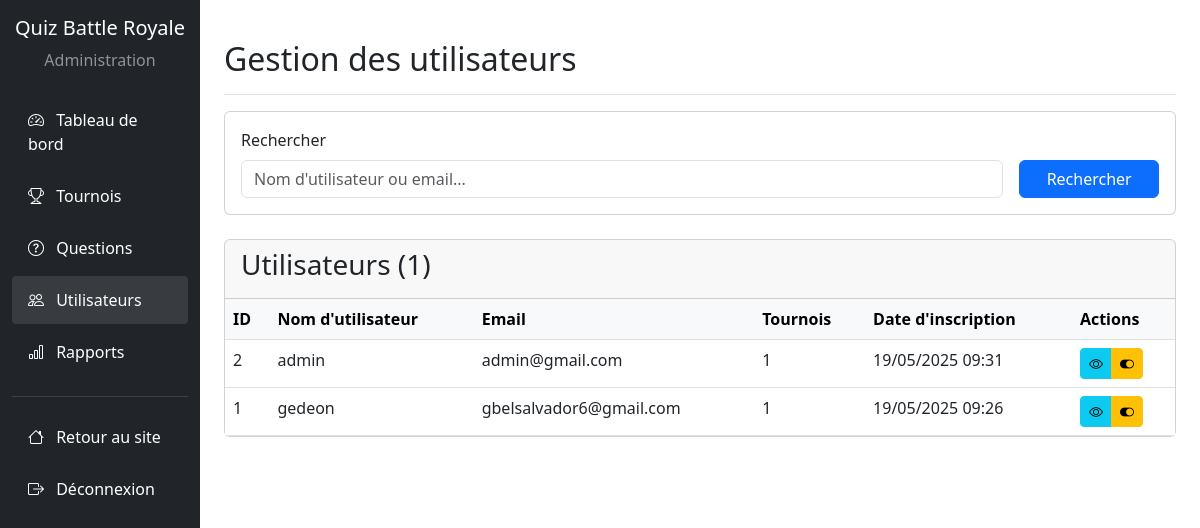
Screenshot of /admin/users.php (signed in) with the database file from the repository.
### tables this page shows
CREATE TABLE `users` (
  `id` int(11) NOT NULL,
  `username` varchar(100) NOT NULL,
  `email` varchar(255) NOT NULL,
  `password` varchar(255) NOT NULL,
  `created_at` timestamp NOT NULL DEFAULT current_timestamp()
);

### admin/users.php (the view, shortened to what this page needs)
<?php
require_once '../config/database.php';
$page = isset($_GET['page']) ? (int)$_GET['page'] : 1;
$limit = 15;
$offset = ($page - 1) * $limit;
$search = isset($_GET['search']) ? $_GET['search'] : '';
$query = "SELECT u.*,
                 (SELECT COUNT(*) FROM tournament_participants WHERE user_id = u.id) as tournaments_count
          FROM users u
          WHERE 1=1";
$params = [];
$count_query = str_replace("u.*, (SELECT COUNT(*) FROM tournament_participants WHERE user_id = u.id) as tournaments_count", "COUNT(*) as total", $query);
$stmt = $conn->prepare($count_query);
$stmt->execute($params);
$total_users = $stmt->fetchColumn();
$query .= " ORDER BY u.created_at DESC LIMIT $limit OFFSET $offset";
$stmt = $conn->prepare($query);
$stmt->execute($params);
$users = $stmt->fetchAll();
?>
<!DOCTYPE html>
<html lang="fr">
<head>
    <link rel="stylesheet" href="../css/styles.css">
    <link href="https://cdn.jsdelivr.net/npm/bootstrap@5.3.0/dist/css/bootstrap.min.css" rel="stylesheet">
    <link rel="stylesheet" href="https://cdn.jsdelivr.net/npm/bootstrap-icons@1.10.0/font/bootstrap-icons.css">
</head>
<body>
    <div class="container-fluid">
        <div class="row">
            <?php include 'includes/sidebar.php'; ?>
            <main class="col-md-9 ms-sm-auto col-lg-10 px-md-4 py-4">
                <div class="d-flex justify-content-between flex-wrap flex-md-nowrap align-items-center pt-3 pb-2 mb-3 border-bottom">
                    <h1 class="h2">Gestion des utilisateurs</h1>
                </div>
                <div class="card mb-4">
                    <div class="card-body">
                        <form action="" method="GET" class="row g-3">
                            <div class="col-md-10">
                                <label for="search" class="form-label">Rechercher</label>
                                <input type="text" class="form-control" id="search" name="search" value="<?= htmlspecialchars($search) ?>" placeholder="Nom d'utilisateur ou email...">
                            </div>
                            <div class="col-md-2 d-flex align-items-end">
                                <button type="submit" class="btn btn-primary w-100">Rechercher</button>
                            </div>
                        </form>
                    </div>
                </div>
                <div class="card">
                    <div class="card-header">
                        <h3 class="card-title">Utilisateurs (<?= $total_users ?>)</h3>
                    </div>
                    <div class="card-body p-0">
                        <?php if(empty($users)): ?>
                            <div class="alert alert-info m-3">
                                Aucun utilisateur trouvé avec les critères de recherche actuels.
                            </div>
                        <?php else: ?>
                            <div class="table-responsive">
                                <table class="table table-hover mb-0">
                                    <thead class="table-light">
                                        <tr>
                                            <th>ID</th>
                                            <th>Nom d'utilisateur</th>
                                            <th>Email</th>
                                            <th>Tournois</th>
                                            <th>Date d'inscription</th>
                                            <th>Actions</th>
                                        </tr>
                                    </thead>
                                    <tbody>
                                        <?php foreach($users as $user): ?>
                                            <tr>
                                                <td><?= $user['id'] ?></td>
                                                <td><?= htmlspecialchars($user['username']) ?></td>
                                                <td><?= htmlspecialchars($user['email']) ?></td>
                                                <td><?= $user['tournaments_count'] ?></td>
                                                <td><?= date('d/m/Y H:i', strtotime($user['created_at'])) ?></td>
                                                <td>
                                                    <div class="btn-group">
                                                        <a href="view_user.php?id=<?= $user['id'] ?>" class="btn btn-sm btn-info">
                                                            <i class="bi bi-eye"></i>
                                                        </a>
                                                        <button type="button" class="btn btn-sm btn-warning" data-bs-toggle="modal" data-bs-target="#statusModal<?= $user['id'] ?>">
                                                            <i class="bi bi-toggle-on"></i>
                                                        </button>
                                                    </div>
                                                </td>
                                            </tr>
                                        <?php endforeach; ?>
                                    </tbody>
                                </table>
                            </div>
                        <?php endif; ?>
                    </div>
                </div>
            </main>
        </div>
    </div>
</body>
</html>

### css/styles.css (style rules this page uses)
body { font-family: 'Arial', sans-serif; background-color: #f8f9fa; }

### rows the page displays
users: id "1", username "gedeon", email "gbelsalvador6@gmail.com", tournaments_count "1", created_at "19/05/2025 09:26"
users: id "2", username "admin", email "admin@gmail.com", tournaments_count "1", created_at "19/05/2025 09:31"
